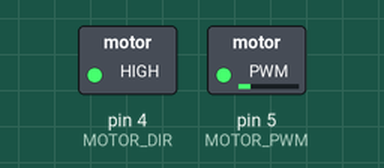
Recording of a sketch running on a simulated Arduino Uno, built with avr-gcc and run on an emulated ATmega328P. Shown: switched loads named in the sketch (green lamp = pin HIGH). What the sketch prints to the serial monitor is not drawn.

Above: at 0.1 s.
Timing chart, 0 to 1.6 s (numbered marks = the images above):
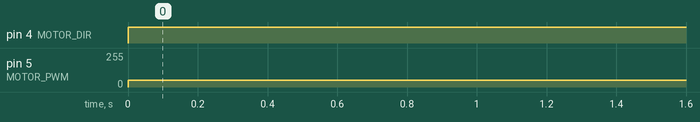

Measured:
- by itself, pin 4 (MOTOR_DIR): LOW → HIGH at 0.00 s
- by itself, pin 5 (MOTOR_PWM): 0/255 → 50/255 at 0.00 s

The sketch:

20230116.ino
```cpp
#define MOTOR_DIR 4
#define MOTOR_PWM 5

void setup() {
  // put your setup code here, to run once:
  Serial.begin(115200);
  pinMode(MOTOR_DIR, OUTPUT);
  pinMode(MOTOR_PWM, OUTPUT);
}


void motor_control(int direction, int speed)
{
  digitalWrite(MOTOR_DIR, 1);  //digitalWrite(MOTOR_DIR, 0);
  analogWrite(MOTOR_PWM, 50);
}
void loop() {
  // put your main code here, to run repeatedly:
  Serial.println("Motor Control");
  int i;
  for(i=0;i<255; i++)
  {
    motor_control(1,i);
    delay(100);
  }
}
```
